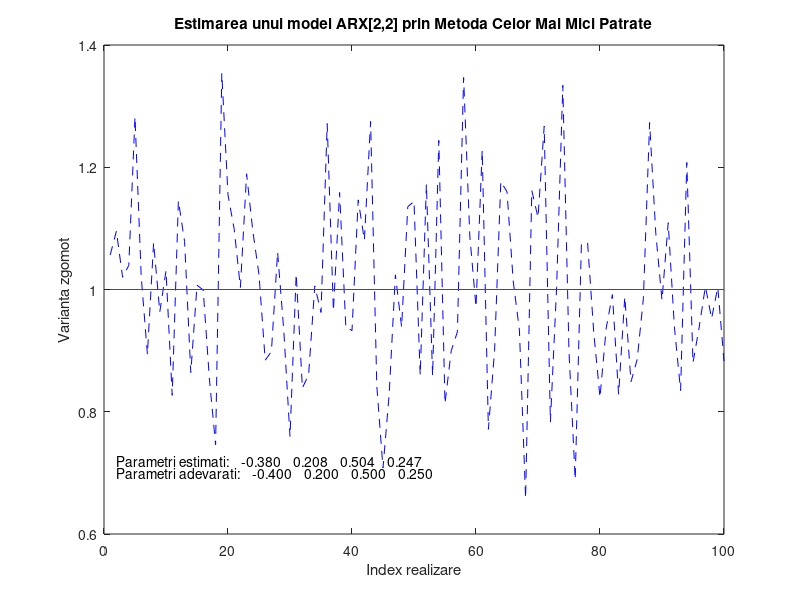

Source code (MATLAB):
%% Radoi Constantin-Iulian
%% 341A2
%% Tema 5 IS - MCMMP


%% ARX 22
%% Implementare MCMMP pentru ARX[2,2] – se aplica functia xcov
function [A_med, B_med, lambda] = lab5_ARX22(A,B,N,nr)
    % Verificarea corectitudinii parametrilor de apel ai rutinei
    if (nargin < 4 || isempty(nr))
        nr = 100;
    end
    if (nargin < 3 || isempty(N))
        N = 100;
    end
    if (nargin < 2 || isempty(B))
        B = [0.5 0.25];
    end
    if (nargin < 1 || isempty(A))
        A = [-0.4 0.2];
    end
    
    B = [0 B];
    A = [1 A];
    
    %TODO check A, B stability
       
    % constante si variabile
    lambdaVar = 1;
%     A_salvat = zeros(nr,2);
%     B_salvat = zeros(nr,2);
%     lambda = zeros(nr,2);
%     
    % 2. Generare de date
    U = sign(randn(N,nr));              % matrice de semnale de intrare spab ( cu valori 1 si -1) de dimensiune N x nr
    E = lambdaVar * randn(N,nr);        % matrice de semnale de perturbatii cu varianta unitara, de dimensiune N x nr
    Y = filter(B,A,U) + filter(1,A,E);  % matrice de semnale de iesire de dimensiune N x nr (aplicarea functiei filter ) = Yi + v
    
    % 3. Implementare MCMMP pentru ARX[1,1] – se aplica functia xcov
    %   a. Estimarea parametrilor, folosind nr realizari (prin mediere)
    
    for i = 1 : nr
       [ry,K] = xcov(Y(:,i),'biased');  % calculam covarianta ry si pivotului K, iar 'biased' calculeaza (1/N) * SUMA(...)
       ry = ry(K>=0);                   % luam doar elementele mai mari ca 0
       
       [ru,K] = xcov(U(:,i),'biased');  % calculam covarianta ru si pivotului K, iar 'biased' calculeaza (1/N) * SUMA(...)
       ru = ru(K>=0);                   % luam doar elementele mai mari ca 0
       
       [ryu,K] = xcov(Y(:,i),U(:,i),'biased');
       ryu = ryu(K>=-1);
        
       
       R = [ry(1) ry(2) -ryu(2) -ryu(3);    % matricea realizarilor
            ry(2) ry(1) -ryu(1) -ryu(2);
            -ryu(2) -ryu(1) ru(1) ru(2);    % ryu(2) = ruy(0); ryu(1) = ruy(1); ryu(3) = ruy(-1)
            -ryu(3) -ryu(2) ru(2) ru(1)];

       r = [-ry(2); -ry(3); ryu(3); ryu(4)];  % construire vector liber
       teta = R\r;                            % inv(R) * r
     
       A_salvat(i,:) = teta(1:2); % salvare pentru mediere in afara forului
       B_salvat(i,:) = teta(3:4);
       
       % b. Estimarea zgomotului alb si a dispersiei.

       eroare = Y(:,i) - [0 0 0 0; 
                          -Y(1,i) 0 U(1,i) 0;
                          -Y(2:(N-1),i) -Y(1:(N-2),i) U(2:(N-1),i) U(1:(N-2),i)] * teta;  % zgomot

       lambda(i) = norm(eroare) / sqrt(N-4);          
        
       
    end
    A_med = mean(A_salvat); % medierea estimarilor
    B_med = mean(B_salvat);
    
    % c. Afisare pe acelasi grafic: parametrii adevarati, parametrii estimimati, dispersia z.a. la fiecare realizare.
    figure;
    plot(lambda.^2, '--b'); % dispersia la fiecare realizare
    hold on;
    plot(ones(100),'r');    
    hold off;
    text(2,0.7,['Parametri adevarati: ' sprintf('%9.3f', [A(2) A(3) B(2) B(3)])]);     % parametri adevarati
    text(2,0.72,['Parametri estimati: ' sprintf('%9.3f', [A_med B_med])]);   % parametri adevarati
    title('Estimarea unui model ARX[2,2] prin Metoda Celor Mai Mici Patrate');
    xlabel('Index realizare');
    ylabel('Varianta zgomot');
    
end
